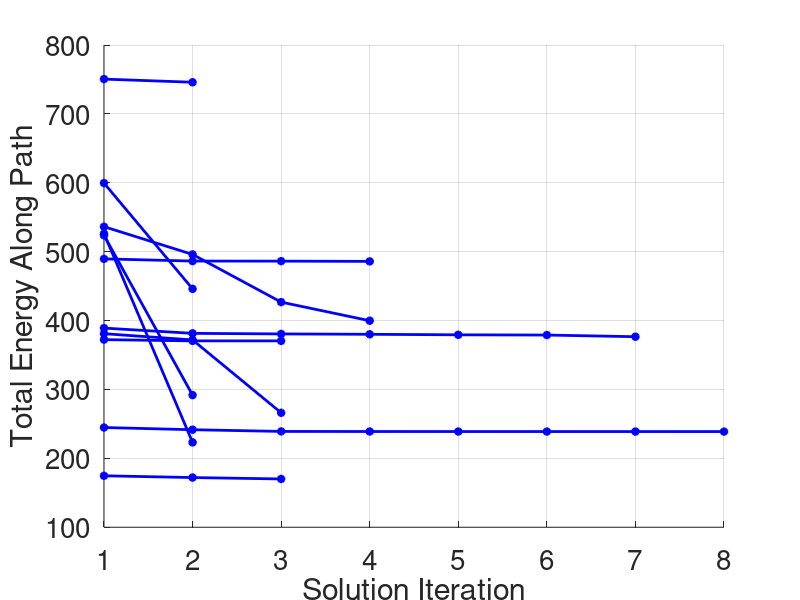

This figure's MATLAB source:
%% housekeeping
clear all;clc;close all;

%% cost
figure
hold on
grid on
costs = [489.57 486.36 486.26 485.91];
plot(costs,'-*b','linewidth',2)
costs = [536.29 496 426.7886 399.7690];
plot(costs,'-*b','linewidth',2)
costs = [523.64 291.81];
plot(costs,'-*b','linewidth',2)
costs = [174.69 172.13 170.09];
plot(costs,'-*b','linewidth',2)
costs = [389.08 381.44 380.61 380.07 379.32 378.98 376.57];
plot(costs,'-*b','linewidth',2)
costs = [526.24 223.18];
plot(costs,'-*b','linewidth',2)
costs = [750.49 745.95];
plot(costs,'-*b','linewidth',2)

costs = [244.76 241.56 239.09 238.95 238.91 238.90 238.88 238.86];
plot(costs,'-*b','linewidth',2)

costs = [372.32 370.53 370.51];
plot(costs,'-*b','linewidth',2)

costs = [599.57 446.02];
plot(costs,'-*b','linewidth',2)

costs = [380.97 371.88 266.14];
plot(costs,'-*b','linewidth',2)

xlabel('Solution Iteration','FontSize',20)
ylabel('Total Energy Along Path','FontSize',20)
set(gca,'FontSize',20)